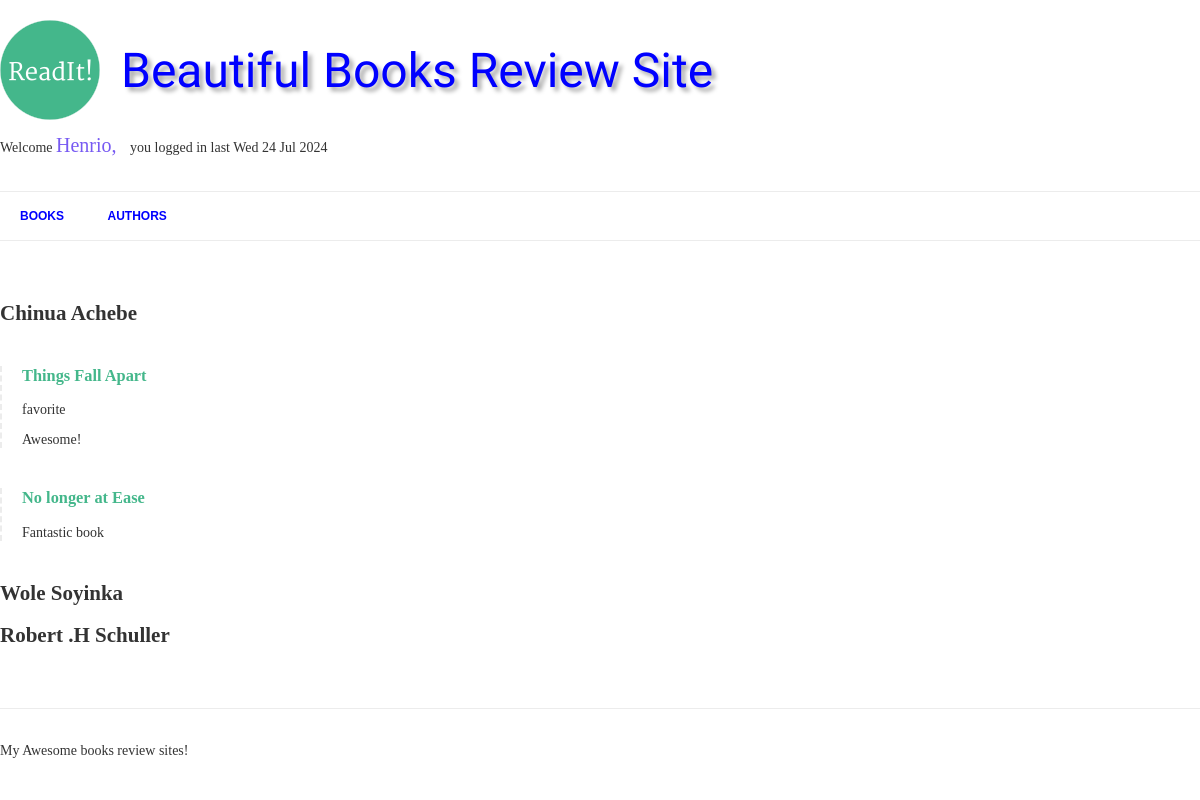
Page /authors/ (signed in) on the committed database.
### books/models.py (models this page shows, shortened)
class Author(models.Model):
    name = models.CharField(max_length=70, unique=True, help_text="Use pen name, not real name")

class Book(models.Model):
    title = models.CharField(max_length=150)
    author = models.ManyToManyField(Author, related_name="books")
    review = models.TextField(blank=True, null=True)
    review_date = models.DateTimeField(blank=True, null=True)
    is_favorite = models.BooleanField(default=False, verbose_name="Favorite?")

### books/views.py (the view)
# urls.py: path('authors/', views.AuthorList.as_view(), name='authors'),  # Class & Function base url decoration
class AuthorList(View):
    def get(self, request):
        authors = Author.objects.annotate(
            published_books = Count('books')
        ).filter(published_books__gt = 0)
        context = {
            'authors':authors
        }
        return render(request, 'authors.html',context)

### books/templates/authors.html
{% extends 'base.html' %}
{% block content %}
{% for author in authors %}
<h2>{{ author.name }}</h2>
{% for book in author.books.all %}
    {% if book.review %}
        <div class="book">
            <h3> <a href="{% url 'book' book.pk %}">{{ book.title }}</a></h3>
            {% if book.is_favorite %} <p class="highlight">favorite</p>{% endif %}
            <p>{{ book.review|linebreaks }}</p>
        </div>
    {% endif %}
{% endfor %}
{% endfor %}
{% endblock %}

### books/templates/base.html (shortened to what this page needs)
 {% load static %}
<!DOCTYPE html>
<html lang="en">
<head>
    <link rel="stylesheet" href="{% static 'css/fontawesome.css' %}">
    <link rel="stylesheet" href="{% static 'css/normalize.css' %}">
    <link rel="stylesheet" href="{% static 'css/style.css' %}">
</head>
<body>
    <div class="flex-container">
        <header>
           <div class="img_logo"><img src="{% static 'img/logo.png' %}" alt="Readit!" class="logo"> <span>Beautiful Books Review Site</span></div>
            <div class="Welcome">
                {% if request.user.is_authenticated %}
                <p>Welcome <span class="usr">{{request.user.username|title}},</span> you logged in last {{request.user.last_login|date:"D d M Y"}}</p>
                {% else %}
                    <p><h3 class="no-login">Welcome Guest!</h3></p>
                {% endif %}
            </div>
        </header>
        <nav>
             <a href="{% url 'books' %}" class="b">Books</a>
             <a href="{% url 'authors' %}" class="a">Authors</a>
        </nav>
        <main>
           {% block content %}
           {% endblock %}
        </main>
        <footer>
            <p>My Awesome books review sites!</p>
        </footer>
    </div>
</body>
</html>

### books/static/css/style.css (style rules this page uses)
header { border-bottom: 1px solid #ececec; padding: 20px 0; display: table; width: 100%; }
footer { border-top: 1px solid #ececec; padding: 20px 0; margin-top: 60px; }
.logo { padding-right: 20px; display: table-cell; }
nav { clear: both; border-bottom: 1px solid #ececec; margin-bottom: 60px; }
nav a { font-size: 12px; font-weight: bold; line-height: 18px; padding: 15px 20px; display: inline-block; text-transform: uppercase; font-family: Arial, serif; color: #333; }
.book { border-left: 2px dashed #ececec; padding-left: 20px; margin: 40px 0; }
body { font-family: 'Merriweather', serif; color: #333; font-size: 14px; }
h1, h2, h3, h4, h5, h6 { font-family: 'Roboto Slab', serif; }
a { color: #44B78B; text-decoration: none; }

### books/templates/base.html (style rules this page uses)
.img_logo,.logo { display: flex; align-items: center; margin-right: 1px; font-family: 'Tangerine', serif; font-size: 48px; font-style:normal; color: blue; text-shadow: 4px 4px 4px #aaa; }
.usr { text-align: right; margin-right:10px; font-family: 'Times New Roman', Times, serif; font-size: 20px; color:rgba(72, 34, 238, 0.747); font-style: normal; }
.a,.b { color: blue; }

### rows in the picture
Author: name "Chinua Achebe"
Book: title "Things Fall Apart", is_favorite "favorite", review "Awesome!"
Book: title "No longer at Ease", review "Fantastic book"
Author: name "Wole Soyinka"
Author: name "Robert .H Schuller"

### other values in the picture
{{ request.user.username|title }} "Henrio"
{{ request.user.last_login|date:"D d M Y" }} "Wed 24 Jul 2024"
